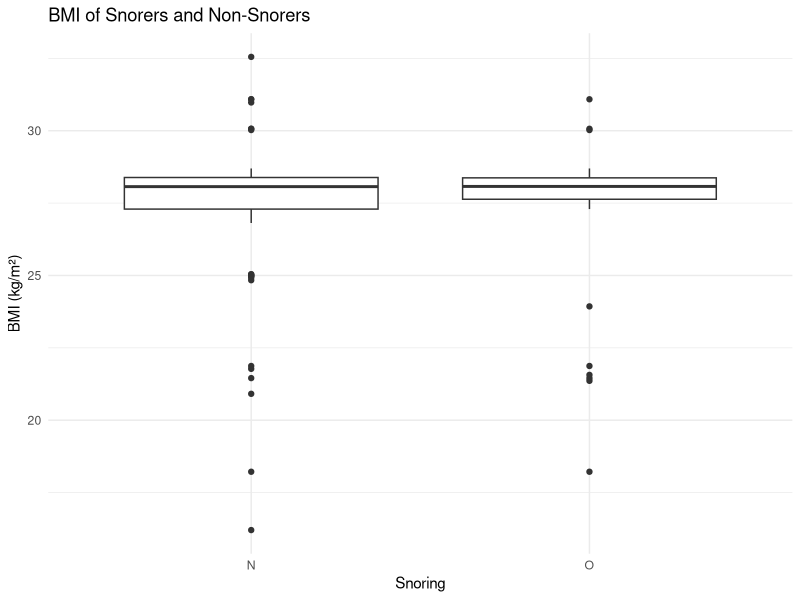

Write the R code that produced this figure.
## ---- chunk 1

# 1.Import the data

library(tidyverse)

snore <- read_delim("../data/snore copy.csv") # delim seperates the columns correctly 

# View the first 6 rows to make sure it was imported correctly 
head(snore)
## ---- chunk 2

# 1. Create BMI variable: create a new column BMI with the height m 
snore <- snore %>% mutate(BMI = weight / (height / 100)^2) # mutate adds a new column BMI 

head(snore)

## ---- chunk 3
# 2. # Visualize BMI distribution: boxplot before deciding the type of statistical test

ggplot(snore, aes(x = snore, y = BMI)) +
  geom_boxplot() +
  labs(title = "BMI of Snorers and Non-Snorers", x = "Snoring", y = "BMI (kg/m²)") +
  theme_minimal()
## ---- chunk 4

# 3. Descriptive statistics table
snore %>% group_by(snore) %>%
  summarise(mean_BMI = mean(BMI), median_BMI = median(BMI), sd_BMI = sd(BMI), n = n())
## ---- chunk 5
# 4. Check the normality of BMI in both groups using Shapiro-Wilk test.

# a) Check normality of BMI for non-snorers
shapiro.test(snore$BMI[snore$snore == "N"]) # take the BMI column only for the rows where snore = no 

# b) Check normality of BMI for snorers
shapiro.test(snore$BMI[snore$snore == "O"]) # take the BMI column only for the rows where snore = yes
